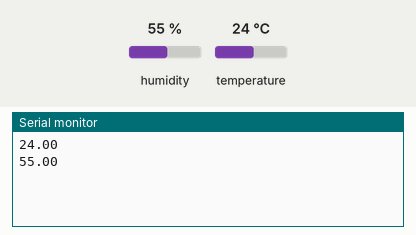
Bench run of a sketch on a simulated Arduino Uno, built with avr-gcc and run on an emulated ATmega328P. Shown: the last lines printed to the serial monitor. The inputs (shaded band) are chosen by the test bench; at power-on: humidity 55 %, temperature 24 °C.

Above: at 1.2 s.
1.3 s: humidity set to 22 %
At 2.6 s:
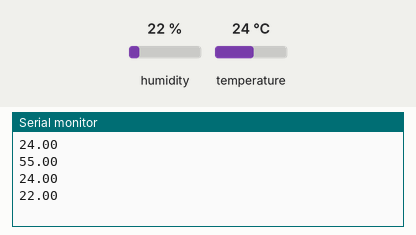
2.8 s: temperature set to 12 °C
At 4.2 s:
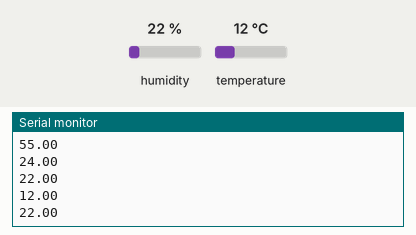
4.3 s: humidity set to 40 %
At 6.5 s:
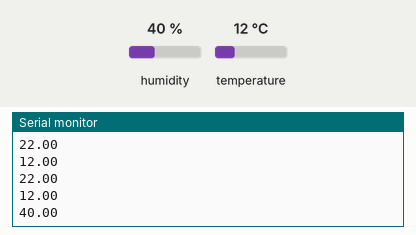
Timing chart, 0 to 8.0 s (numbered marks = the images above; inputs shaded):
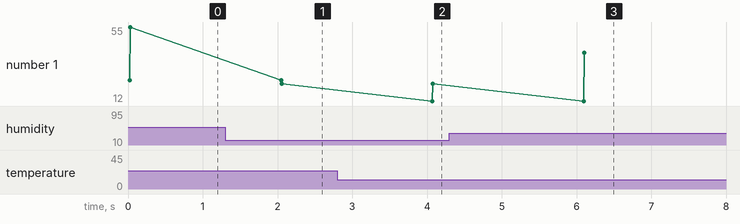

Measured:
- after the input at 1.3 s, the serial monitor: prints a new line after 0.75 s (image 1)
- after the input at 2.8 s, the serial monitor: prints a new line after 1.3 s (image 2)
- after the input at 4.3 s, the serial monitor: prints a new line after 1.8 s (image 3)
- plotted number 1: 55 → 22 after the input at 1.3 s, 22 → 40 after the input at 4.3 s

The sketch:

weather.ino
```cpp
#include <dht.h>

int data;
dht DHT;

#define DHT11_PIN 7

void setup()
{
  Serial.begin(9600);
}

void loop()
{


while (Serial.available())
  {
    data = Serial.read();
  }

  int chk = DHT.read11(DHT11_PIN);
  //Serial.print("Temperature = ");
  Serial.println(DHT.temperature);
  //Serial.print("Humidity = ");
  Serial.println(DHT.humidity);
  delay(2000);
}
```
